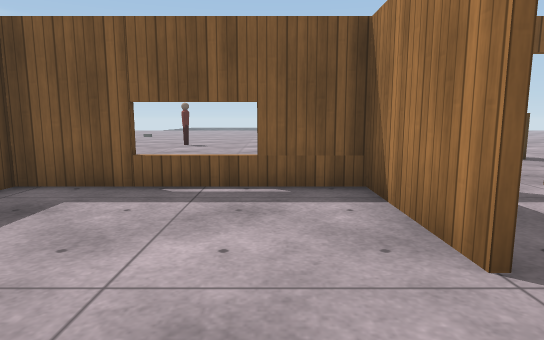
View 1 (above)

16 first-person views from a walk through a world built for the Gazebo simulator. The camera is 1 m above the floor, tilts 8° down and sees 75° across. The floor is counted in squares, 1 m on a side. Each view is taken from the middle of a square. On the plan, view 1 faces up. The plan holds only what a view shows up to about 13 squares ahead; the rest is blank. The place goes on beyond the plan. Simple patterns stand in for the simulator's built-in surfaces. Simple shapes stand in for some stock models. Some surface patterns are stand-ins.

View 2
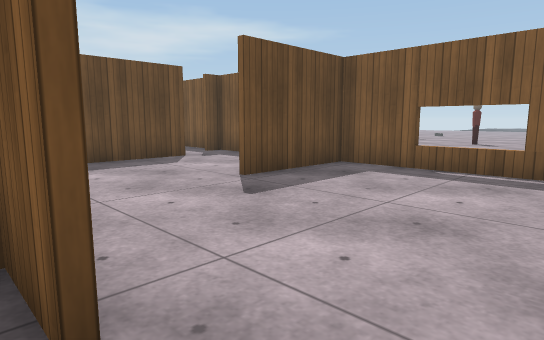

View 3
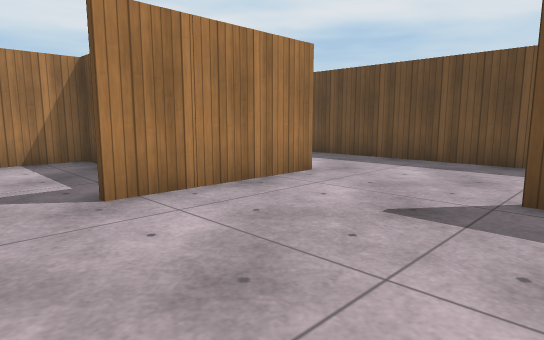

View 4
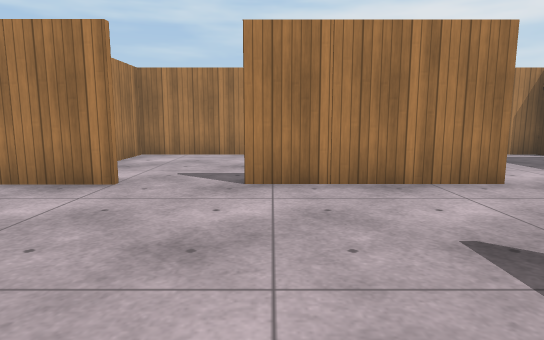

View 5
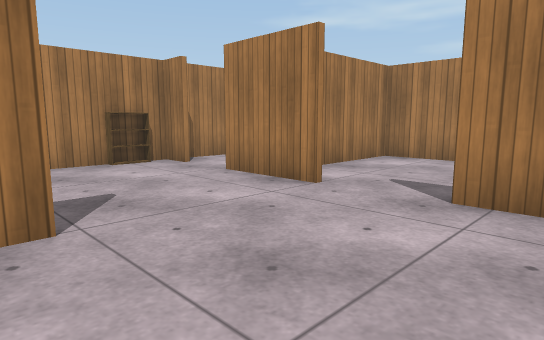

View 6
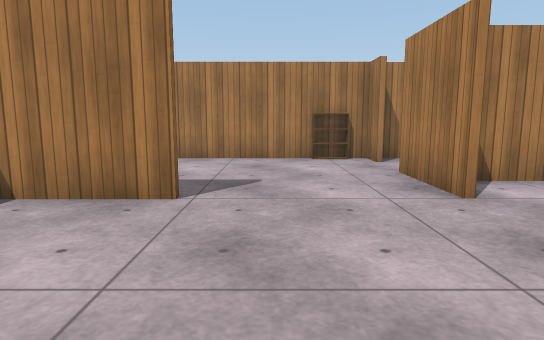

View 7
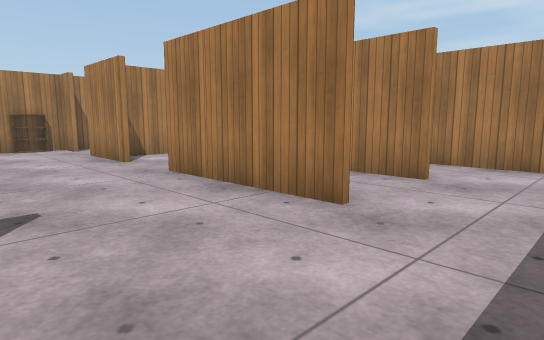

View 8
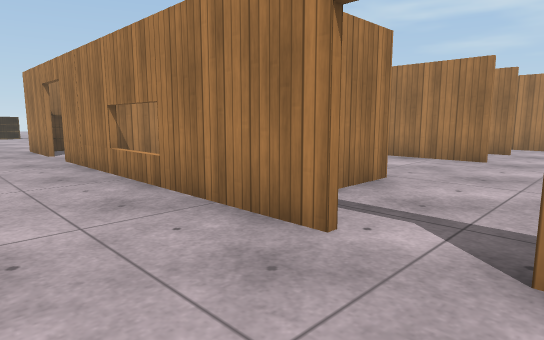

View 9
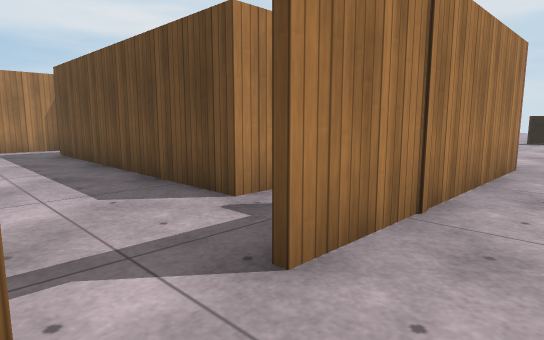

View 10
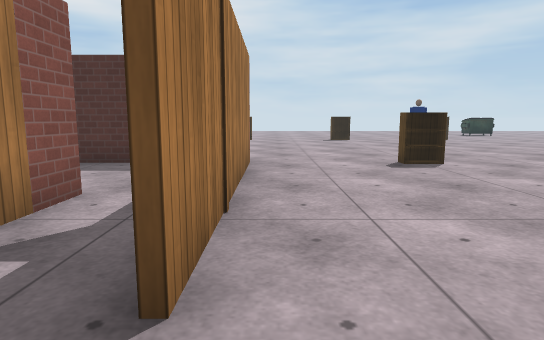

View 11
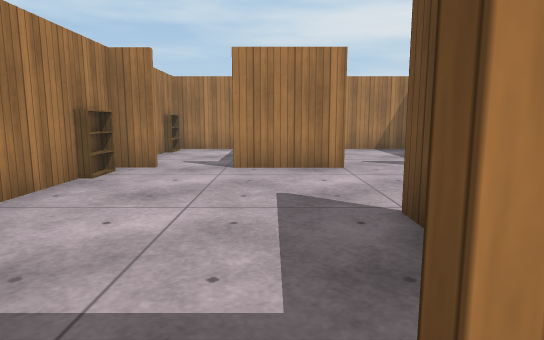

View 12
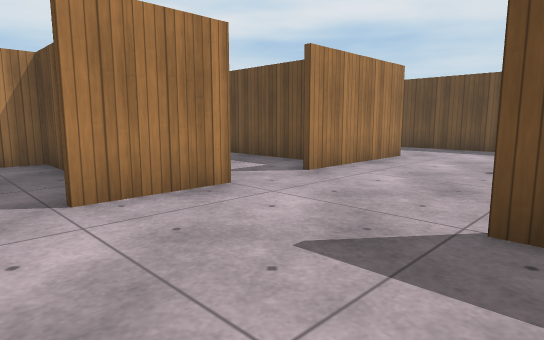

View 13
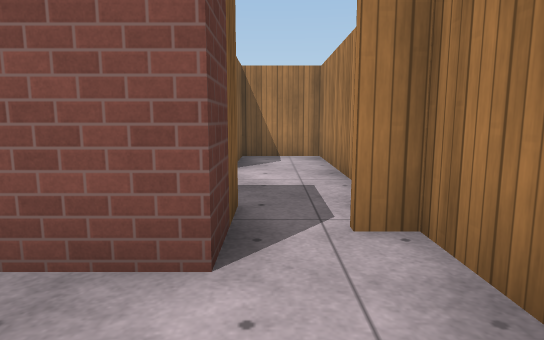

View 14
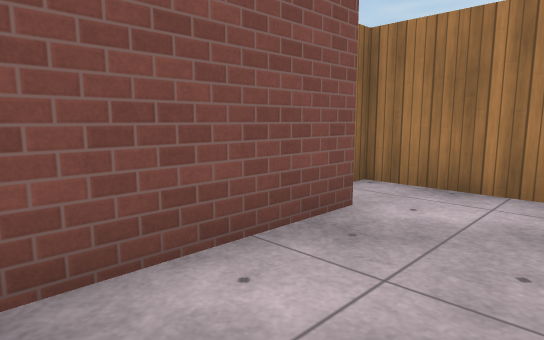

View 15
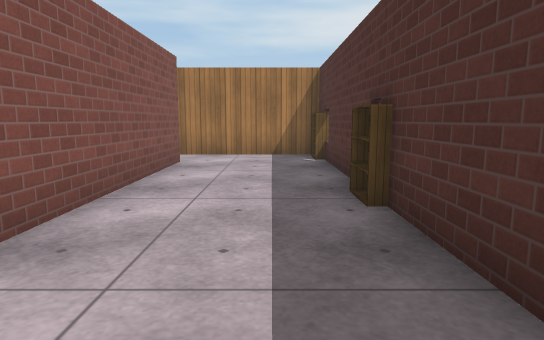

View 16
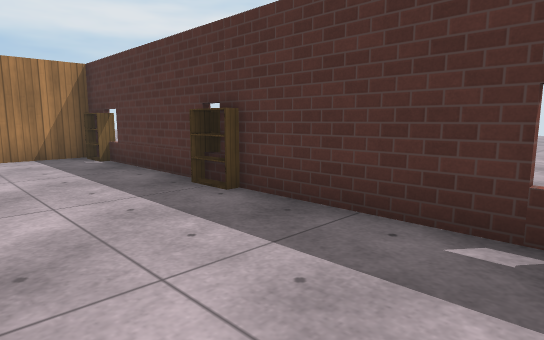

### Floor plan
Points are (right, up) in squares from view 1. A wall is a line through its corners. A room is listed if a view was taken in it or the views show most of it. See-through windows are left out.
Room 1 (views 1, 3, 4, 5, 6, 7, 12, 16)
walls: (1.4, -1.5) (3.9, -1.5); (1.4, 2.1) (1.4, 5.3) (-3.9, 5.3) (-3.9, 2.1); (-4.1, 2.1) (-4.1, 3.7); (1.6, 2.9) (1.6, 2.1); (-4.7, -1.5) (-0.5, -1.5); (-4.8, -4) (-3.1, -4); (3, -4.9) (3, -6.4); (-2.1, -6.4) (-2.1, -4.2) (-3.6, -4.2); (5.4, -1.5) (6.4, -1.5); (6.3, 0.5) (6.3, 3.5); (3, -6.3) (5.5, -6.3); (6.3, -4.4) (6.3, -1.4); (-7.7, 5.3) (-8.9, 5.3); (-9.9, 3.4) (-7.9, 3.4) (-7.9, -4.6) (-9.8, -4.6); (-8.8, -6.3) (-1.9, -6.3); (-9.6, 5.3) (-10.4, 5.3); (-10.6, -6.3) (-8.9, -6.3)
ways out: opening at (0.5, -2) to room 2; opening at (5, 4) to room 3; open door at (-6, 5) to room 3; open door at (3.5, 5) to room 3; opening at (-11, -5) to room 4; opening at (-11, 4) to room 4
objects: bookshelf (6, -6) to (6, -5); bookshelf (6, -1) to (6, 0)
Room 2 (view 2)
walls: (-0.5, -1.7) (-1.9, -1.7) (-1.9, -6.4); (-1.9, -6.3) (3, -6.3); (2.8, -6.4) (2.8, -2.1)
ways out: opening at (0.5, -2) to room 1
Room 3 (views 8, 9, 10, 11)
walls: (-5.2, 5.5) (2.8, 5.5); (-12.5, 5.5) (-6.6, 5.5); (4.3, 5.5) (5.5, 5.5)
ways out: opening at (5, 4) to room 1; open door at (-6, 5) to room 1; open door at (3.5, 5) to room 1; opening at (-12, 4) to room 4
objects: bookshelf (-13, -6) to (-13, -5); bookshelf (-13, 9) to (-13, 10); other object (6, 4) to (6, 5); other object (6, 9) to (6, 10)
Room 4 (views 13, 14, 15)
walls: (-9.8, -4.6) (-9.8, 1.3); (-13.4, 3.6) (-13.4, -4.4); (-12.5, -6.3) (-10.6, -6.3)
ways out: opening at (-11, -5) to room 1; opening at (-11, 4) to room 1; opening at (-12, 4) to room 3
objects: bookshelf (-13, 0)

Positions as (right, up) in squares from view 1, and headings:
1: (0, 0), facing up
2: (1, -2), facing up-left
3: (1, 3), facing down-left
4: (-1, 4), facing down
5: (-2, 3), facing down-right
6: (-3, 1), facing right
7: (-7, 2), facing down-right
8: (-7, 8), facing down-right
9: (-5, 7), facing down-left
10: (-5, 6), facing left
11: (3, 6), facing down
12: (5, 3), facing down-left
13: (-12, -5), facing right
14: (-12, -1), facing down-right
15: (-12, 4), facing down
16: (-10, 4), facing down-left
